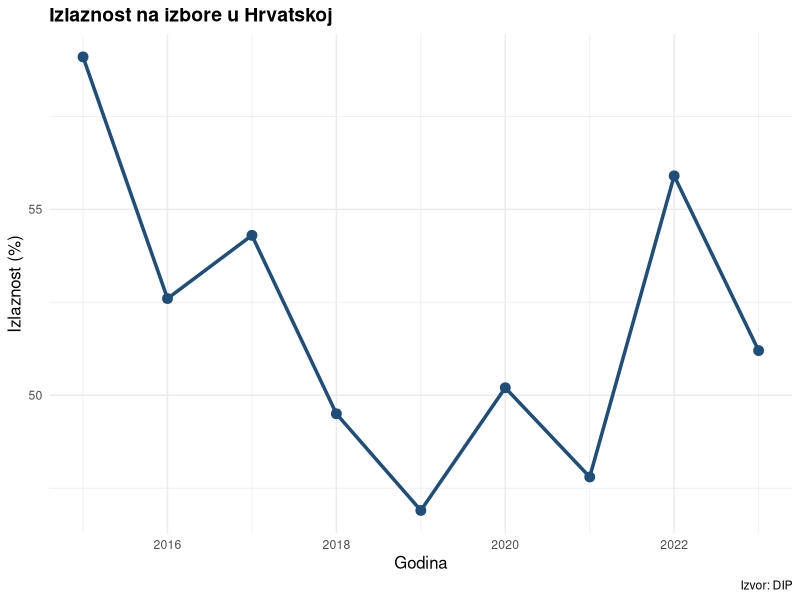

R code for this plot:
## ---- chunk 1
#| echo: false
#| message: false
#| fig-cap: "Izlaznost na izbore u Hrvatskoj kroz godine"

library(ggplot2)

# Primjer jednostavnog statičkog grafikona (bez plotly za sada)
df <- data.frame(
  godina = 2015:2023,
  izlaznost = c(59.1, 52.6, 54.3, 49.5, 46.9, 50.2, 47.8, 55.9, 51.2)
)

p <- ggplot(df, aes(x = godina, y = izlaznost)) +
  geom_line(color = "#1f4e79", size = 1.2) +
  geom_point(color = "#1f4e79", size = 3) +
  labs(
    title = "Izlaznost na izbore u Hrvatskoj",
    x = "Godina", 
    y = "Izlaznost (%)",
    caption = "Izvor: DIP"
  ) +
  theme_minimal() +
  theme(
    plot.title = element_text(size = 14, face = "bold"),
    axis.title = element_text(size = 12)
  )

print(p)
